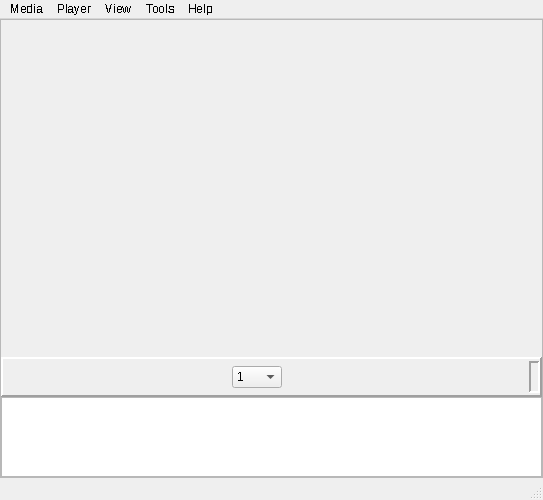
<?xml version="1.0" encoding="UTF-8"?>
<ui version="4.0">
 <class>MainWindow</class>
 <widget class="QMainWindow" name="MainWindow">
  <property name="geometry">
   <rect>
    <x>0</x>
    <y>0</y>
    <width>543</width>
    <height>500</height>
   </rect>
  </property>
  <property name="sizePolicy">
   <sizepolicy hsizetype="Expanding" vsizetype="Fixed">
    <horstretch>0</horstretch>
    <verstretch>0</verstretch>
   </sizepolicy>
  </property>
  <property name="minimumSize">
   <size>
    <width>0</width>
    <height>0</height>
   </size>
  </property>
  <property name="font">
   <font>
    <stylestrategy>NoAntialias</stylestrategy>
   </font>
  </property>
  <property name="contextMenuPolicy">
   <enum>Qt::DefaultContextMenu</enum>
  </property>
  <property name="windowTitle">
   <string>KTV-Recorder</string>
  </property>
  <property name="windowIcon">
   <iconset resource="../vlc-record.qrc">
    <normaloff>:/app/kartina</normaloff>:/app/kartina</iconset>
  </property>
  <property name="layoutDirection">
   <enum>Qt::LeftToRight</enum>
  </property>
  <property name="locale">
   <locale language="English" country="UnitedStates"/>
  </property>
  <property name="dockNestingEnabled">
   <bool>false</bool>
  </property>
  <widget class="QWidget" name="centralWidget">
   <property name="contextMenuPolicy">
    <enum>Qt::DefaultContextMenu</enum>
   </property>
   <property name="locale">
    <locale language="English" country="UnitedStates"/>
   </property>
   <layout class="QVBoxLayout" name="vMainLayout">
    <property name="spacing">
     <number>0</number>
    </property>
    <property name="margin">
     <number>0</number>
    </property>
    <item>
     <widget class="QFrame" name="masterFrame">
      <property name="frameShape">
       <enum>QFrame::StyledPanel</enum>
      </property>
      <property name="frameShadow">
       <enum>QFrame::Raised</enum>
      </property>
      <layout class="QVBoxLayout" name="verticalLayout">
       <property name="spacing">
        <number>0</number>
       </property>
       <property name="margin">
        <number>0</number>
       </property>
       <item>
        <widget class="CPlayer" name="player" native="true">
         <property name="sizePolicy">
          <sizepolicy hsizetype="Expanding" vsizetype="Expanding">
           <horstretch>0</horstretch>
           <verstretch>0</verstretch>
          </sizepolicy>
         </property>
         <property name="maximumSize">
          <size>
           <width>16777215</width>
           <height>16777215</height>
          </size>
         </property>
         <property name="locale">
          <locale language="English" country="UnitedStates"/>
         </property>
        </widget>
       </item>
       <item>
        <widget class="QFrame" name="frameTimerInfo">
         <property name="sizePolicy">
          <sizepolicy hsizetype="Expanding" vsizetype="Fixed">
           <horstretch>0</horstretch>
           <verstretch>0</verstretch>
          </sizepolicy>
         </property>
         <property name="minimumSize">
          <size>
           <width>0</width>
           <height>40</height>
          </size>
         </property>
         <property name="maximumSize">
          <size>
           <width>16777215</width>
           <height>40</height>
          </size>
         </property>
         <property name="styleSheet">
          <string notr="true">QFrame#frameTimerInfo { 
background-color: qlineargradient(spread:pad, x1:0, y1:0, x2:0, y2:1, stop:0 #ccc, stop:0.7 #555, stop:1 #bbb);
border-left: 1px solid #eee;
border-right: 1px solid #666;
border-bottom: 1px solid #666;
border-top: 0px;
};</string>
         </property>
         <property name="locale">
          <locale language="English" country="UnitedStates"/>
         </property>
         <property name="frameShape">
          <enum>QFrame::Panel</enum>
         </property>
         <property name="frameShadow">
          <enum>QFrame::Raised</enum>
         </property>
         <property name="lineWidth">
          <number>2</number>
         </property>
         <layout class="QHBoxLayout" name="horizontalLayout">
          <property name="margin">
           <number>0</number>
          </property>
          <item>
           <spacer name="horizontalSpacer_3">
            <property name="orientation">
             <enum>Qt::Horizontal</enum>
            </property>
            <property name="sizeType">
             <enum>QSizePolicy::Fixed</enum>
            </property>
            <property name="sizeHint" stdset="0">
             <size>
              <width>19</width>
              <height>20</height>
             </size>
            </property>
           </spacer>
          </item>
          <item>
           <widget class="QPushButton" name="pushLive">
            <property name="maximumSize">
             <size>
              <width>34</width>
              <height>34</height>
             </size>
            </property>
            <property name="toolTip">
             <string>Show Live!</string>
            </property>
            <property name="text">
             <string/>
            </property>
            <property name="icon">
             <iconset resource="../vlc-record.qrc">
              <normaloff>:/app/live</normaloff>:/app/live</iconset>
            </property>
            <property name="iconSize">
             <size>
              <width>32</width>
              <height>32</height>
             </size>
            </property>
            <property name="flat">
             <bool>true</bool>
            </property>
           </widget>
          </item>
          <item>
           <widget class="QPushButton" name="pushPlay">
            <property name="minimumSize">
             <size>
              <width>0</width>
              <height>32</height>
             </size>
            </property>
            <property name="maximumSize">
             <size>
              <width>32</width>
              <height>32</height>
             </size>
            </property>
            <property name="toolTip">
             <string>Play selected Channel</string>
            </property>
            <property name="text">
             <string/>
            </property>
            <property name="icon">
             <iconset resource="../vlc-record.qrc">
              <normaloff>:/app/play</normaloff>:/app/play</iconset>
            </property>
            <property name="iconSize">
             <size>
              <width>32</width>
              <height>32</height>
             </size>
            </property>
            <property name="autoDefault">
             <bool>false</bool>
            </property>
            <property name="flat">
             <bool>true</bool>
            </property>
           </widget>
          </item>
          <item>
           <widget class="QPushButton" name="pushRecord">
            <property name="minimumSize">
             <size>
              <width>0</width>
              <height>32</height>
             </size>
            </property>
            <property name="maximumSize">
             <size>
              <width>32</width>
              <height>32</height>
             </size>
            </property>
            <property name="toolTip">
             <string>Record selected Channel</string>
            </property>
            <property name="text">
             <string/>
            </property>
            <property name="icon">
             <iconset resource="../vlc-record.qrc">
              <normaloff>:/app/record</normaloff>:/app/record</iconset>
            </property>
            <property name="iconSize">
             <size>
              <width>32</width>
              <height>32</height>
             </size>
            </property>
            <property name="autoDefault">
             <bool>false</bool>
            </property>
            <property name="flat">
             <bool>true</bool>
            </property>
           </widget>
          </item>
          <item>
           <widget class="QPushButton" name="pushStop">
            <property name="enabled">
             <bool>false</bool>
            </property>
            <property name="minimumSize">
             <size>
              <width>0</width>
              <height>32</height>
             </size>
            </property>
            <property name="maximumSize">
             <size>
              <width>32</width>
              <height>32</height>
             </size>
            </property>
            <property name="toolTip">
             <string>Stop</string>
            </property>
            <property name="text">
             <string/>
            </property>
            <property name="icon">
             <iconset resource="../vlc-record.qrc">
              <normaloff>:/app/stop</normaloff>:/app/stop</iconset>
            </property>
            <property name="iconSize">
             <size>
              <width>32</width>
              <height>32</height>
             </size>
            </property>
            <property name="autoDefault">
             <bool>false</bool>
            </property>
            <property name="flat">
             <bool>true</bool>
            </property>
           </widget>
          </item>
          <item>
           <spacer name="horizontalSpacer_2">
            <property name="orientation">
             <enum>Qt::Horizontal</enum>
            </property>
            <property name="sizeType">
             <enum>QSizePolicy::Fixed</enum>
            </property>
            <property name="sizeHint" stdset="0">
             <size>
              <width>18</width>
              <height>20</height>
             </size>
            </property>
           </spacer>
          </item>
          <item>
           <widget class="QPushButton" name="pushBwd">
            <property name="enabled">
             <bool>false</bool>
            </property>
            <property name="minimumSize">
             <size>
              <width>0</width>
              <height>32</height>
             </size>
            </property>
            <property name="maximumSize">
             <size>
              <width>32</width>
              <height>32</height>
             </size>
            </property>
            <property name="toolTip">
             <string>Jump Backward</string>
            </property>
            <property name="text">
             <string/>
            </property>
            <property name="icon">
             <iconset resource="../vlc-record.qrc">
              <normaloff>:/app/bwd</normaloff>:/app/bwd</iconset>
            </property>
            <property name="iconSize">
             <size>
              <width>32</width>
              <height>32</height>
             </size>
            </property>
            <property name="flat">
             <bool>true</bool>
            </property>
           </widget>
          </item>
          <item>
           <widget class="QComboBox" name="cbxTimeJumpVal">
            <property name="minimumSize">
             <size>
              <width>50</width>
              <height>0</height>
             </size>
            </property>
            <property name="toolTip">
             <string>Time Jump Value in minutes</string>
            </property>
            <item>
             <property name="text">
              <string>1</string>
             </property>
            </item>
            <item>
             <property name="text">
              <string>2</string>
             </property>
            </item>
            <item>
             <property name="text">
              <string>3</string>
             </property>
            </item>
            <item>
             <property name="text">
              <string>4</string>
             </property>
            </item>
            <item>
             <property name="text">
              <string>5</string>
             </property>
            </item>
            <item>
             <property name="text">
              <string>10</string>
             </property>
            </item>
           </widget>
          </item>
          <item>
           <widget class="QPushButton" name="pushFwd">
            <property name="enabled">
             <bool>false</bool>
            </property>
            <property name="minimumSize">
             <size>
              <width>0</width>
              <height>32</height>
             </size>
            </property>
            <property name="maximumSize">
             <size>
              <width>32</width>
              <height>32</height>
             </size>
            </property>
            <property name="toolTip">
             <string>Jump Forward</string>
            </property>
            <property name="text">
             <string/>
            </property>
            <property name="icon">
             <iconset resource="../vlc-record.qrc">
              <normaloff>:/app/fwd</normaloff>:/app/fwd</iconset>
            </property>
            <property name="iconSize">
             <size>
              <width>32</width>
              <height>32</height>
             </size>
            </property>
            <property name="flat">
             <bool>true</bool>
            </property>
           </widget>
          </item>
          <item>
           <spacer name="horizontalSpacer">
            <property name="orientation">
             <enum>Qt::Horizontal</enum>
            </property>
            <property name="sizeHint" stdset="0">
             <size>
              <width>19</width>
              <height>20</height>
             </size>
            </property>
           </spacer>
          </item>
          <item>
           <widget class="CLCDDisplay" name="labState">
            <property name="sizePolicy">
             <sizepolicy hsizetype="Preferred" vsizetype="Fixed">
              <horstretch>0</horstretch>
              <verstretch>0</verstretch>
             </sizepolicy>
            </property>
            <property name="minimumSize">
             <size>
              <width>0</width>
              <height>32</height>
             </size>
            </property>
            <property name="frameShape">
             <enum>QFrame::Panel</enum>
            </property>
            <property name="frameShadow">
             <enum>QFrame::Sunken</enum>
            </property>
            <property name="lineWidth">
             <number>2</number>
            </property>
            <property name="text">
             <string/>
            </property>
            <property name="pixmap">
             <pixmap resource="../lcd.qrc">:/lcd/blank</pixmap>
            </property>
            <property name="alignment">
             <set>Qt::AlignRight|Qt::AlignTrailing|Qt::AlignVCenter</set>
            </property>
           </widget>
          </item>
         </layout>
        </widget>
       </item>
       <item>
        <widget class="CEpgBrowser" name="textEpgShort">
         <property name="sizePolicy">
          <sizepolicy hsizetype="Expanding" vsizetype="Expanding">
           <horstretch>0</horstretch>
           <verstretch>0</verstretch>
          </sizepolicy>
         </property>
         <property name="maximumSize">
          <size>
           <width>16777215</width>
           <height>80</height>
          </size>
         </property>
         <property name="whatsThis">
          <string>Short EPG</string>
         </property>
        </widget>
       </item>
      </layout>
     </widget>
    </item>
   </layout>
  </widget>
  <widget class="QMenuBar" name="menuBar">
   <property name="geometry">
    <rect>
     <x>0</x>
     <y>0</y>
     <width>543</width>
     <height>20</height>
    </rect>
   </property>
   <widget class="QMenu" name="menuFile">
    <property name="title">
     <string>Media</string>
    </property>
    <widget class="QMenu" name="menuChannels">
     <property name="title">
      <string>Channels</string>
     </property>
    </widget>
    <addaction name="actionChannelsEPG"/>
    <addaction name="menuChannels"/>
    <addaction name="separator"/>
    <addaction name="actionExit"/>
   </widget>
   <widget class="QMenu" name="menuHelp">
    <property name="title">
     <string>Help</string>
    </property>
    <addaction name="actionGuid"/>
    <addaction name="actionAbout"/>
   </widget>
   <widget class="QMenu" name="menuTools">
    <property name="title">
     <string>Tools</string>
    </property>
    <addaction name="actionSettings"/>
    <addaction name="actionTime_Record"/>
    <addaction name="actionParental_Control"/>
    <addaction name="separator"/>
    <addaction name="actionClear_Recent_Channel_List"/>
   </widget>
   <widget class="QMenu" name="menuPlayer">
    <property name="title">
     <string>Player</string>
    </property>
    <widget class="QMenu" name="menuAspect">
     <property name="title">
      <string>Aspect</string>
     </property>
    </widget>
    <widget class="QMenu" name="menuCrop">
     <property name="title">
      <string>Crop</string>
     </property>
    </widget>
    <addaction name="actionShow_Live"/>
    <addaction name="actionPlay"/>
    <addaction name="actionRecord"/>
    <addaction name="actionStop"/>
    <addaction name="actionJumpBackward"/>
    <addaction name="actionJumpForward"/>
    <addaction name="separator"/>
    <addaction name="menuAspect"/>
    <addaction name="menuCrop"/>
    <addaction name="separator"/>
    <addaction name="actionOne_Click_Play"/>
   </widget>
   <widget class="QMenu" name="menuView">
    <property name="title">
     <string>View</string>
    </property>
    <addaction name="actionShow_Upper_Tools_Panel"/>
    <addaction name="actionShow_Lower_Tools_Panel"/>
    <addaction name="actionShow_Channel_Information"/>
    <addaction name="actionAlways_On_Top"/>
    <addaction name="actionShow_Status_Bar"/>
   </widget>
   <addaction name="menuFile"/>
   <addaction name="menuPlayer"/>
   <addaction name="menuView"/>
   <addaction name="menuTools"/>
   <addaction name="menuHelp"/>
  </widget>
  <widget class="QStatusBar" name="statusBar"/>
  <action name="actionSettings">
   <property name="icon">
    <iconset resource="../vlc-record.qrc">
     <normaloff>:/app/settings</normaloff>:/app/settings</iconset>
   </property>
   <property name="text">
    <string>Settings</string>
   </property>
   <property name="shortcut">
    <string>Alt+O</string>
   </property>
   <property name="shortcutContext">
    <enum>Qt::WidgetShortcut</enum>
   </property>
  </action>
  <action name="actionChannelsEPG">
   <property name="text">
    <string>Channels, EPG and VOD</string>
   </property>
   <property name="shortcut">
    <string>Alt+K</string>
   </property>
   <property name="shortcutContext">
    <enum>Qt::WidgetShortcut</enum>
   </property>
  </action>
  <action name="actionGuid">
   <property name="icon">
    <iconset resource="../vlc-record.qrc">
     <normaloff>:/app/help</normaloff>:/app/help</iconset>
   </property>
   <property name="text">
    <string>Guide</string>
   </property>
   <property name="shortcut">
    <string>F1</string>
   </property>
   <property name="shortcutContext">
    <enum>Qt::WidgetShortcut</enum>
   </property>
  </action>
  <action name="actionAbout">
   <property name="icon">
    <iconset resource="../vlc-record.qrc">
     <normaloff>:/app/info</normaloff>:/app/info</iconset>
   </property>
   <property name="text">
    <string>About</string>
   </property>
   <property name="shortcut">
    <string>Alt+I</string>
   </property>
   <property name="shortcutContext">
    <enum>Qt::WidgetShortcut</enum>
   </property>
  </action>
  <action name="actionExit">
   <property name="text">
    <string>Exit</string>
   </property>
   <property name="shortcut">
    <string>Alt+Q</string>
   </property>
   <property name="shortcutContext">
    <enum>Qt::WidgetShortcut</enum>
   </property>
  </action>
  <action name="actionPlay">
   <property name="checkable">
    <bool>false</bool>
   </property>
   <property name="icon">
    <iconset resource="../vlc-record.qrc">
     <normaloff>:/app/play</normaloff>:/app/play</iconset>
   </property>
   <property name="text">
    <string>Play selected Channel</string>
   </property>
  </action>
  <action name="actionRecord">
   <property name="icon">
    <iconset resource="../vlc-record.qrc">
     <normaloff>:/app/record</normaloff>:/app/record</iconset>
   </property>
   <property name="text">
    <string>Record selected Channel</string>
   </property>
  </action>
  <action name="actionStop">
   <property name="icon">
    <iconset resource="../vlc-record.qrc">
     <normaloff>:/app/stop</normaloff>:/app/stop</iconset>
   </property>
   <property name="text">
    <string>Stop</string>
   </property>
  </action>
  <action name="actionJumpBackward">
   <property name="icon">
    <iconset resource="../vlc-record.qrc">
     <normaloff>:/app/bwd</normaloff>:/app/bwd</iconset>
   </property>
   <property name="text">
    <string>Jump Backward</string>
   </property>
  </action>
  <action name="actionJumpForward">
   <property name="icon">
    <iconset resource="../vlc-record.qrc">
     <normaloff>:/app/fwd</normaloff>:/app/fwd</iconset>
   </property>
   <property name="text">
    <string>Jump Forward</string>
   </property>
  </action>
  <action name="actionTime_Record">
   <property name="icon">
    <iconset resource="../vlc-record.qrc">
     <normaloff>:/app/timerrec</normaloff>:/app/timerrec</iconset>
   </property>
   <property name="text">
    <string>Time Record</string>
   </property>
   <property name="shortcut">
    <string>Alt+T</string>
   </property>
   <property name="shortcutContext">
    <enum>Qt::WidgetShortcut</enum>
   </property>
  </action>
  <action name="actionShow_Upper_Tools_Panel">
   <property name="checkable">
    <bool>true</bool>
   </property>
   <property name="checked">
    <bool>false</bool>
   </property>
   <property name="text">
    <string>Show Upper Tools-Panel</string>
   </property>
  </action>
  <action name="actionShow_Channel_Information">
   <property name="checkable">
    <bool>true</bool>
   </property>
   <property name="checked">
    <bool>false</bool>
   </property>
   <property name="text">
    <string>Show Channel Information</string>
   </property>
  </action>
  <action name="actionShow_Lower_Tools_Panel">
   <property name="checkable">
    <bool>true</bool>
   </property>
   <property name="checked">
    <bool>true</bool>
   </property>
   <property name="text">
    <string>Show Lower Tools-Panel</string>
   </property>
  </action>
  <action name="actionAlways_On_Top">
   <property name="checkable">
    <bool>true</bool>
   </property>
   <property name="text">
    <string>Always On Top</string>
   </property>
  </action>
  <action name="actionOne_Click_Play">
   <property name="checkable">
    <bool>true</bool>
   </property>
   <property name="checked">
    <bool>true</bool>
   </property>
   <property name="text">
    <string>One Click Play</string>
   </property>
  </action>
  <action name="actionClear_Recent_Channel_List">
   <property name="text">
    <string>Clear Recent Channel List</string>
   </property>
  </action>
  <action name="actionShow_Status_Bar">
   <property name="checkable">
    <bool>true</bool>
   </property>
   <property name="checked">
    <bool>true</bool>
   </property>
   <property name="text">
    <string>Show Status Bar</string>
   </property>
  </action>
  <action name="actionShow_Live">
   <property name="icon">
    <iconset resource="../vlc-record.qrc">
     <normaloff>:/app/live</normaloff>:/app/live</iconset>
   </property>
   <property name="text">
    <string>Show Live!</string>
   </property>
  </action>
  <action name="actionParental_Control">
   <property name="icon">
    <iconset resource="../vlc-record.qrc">
     <normaloff>:/access/locked</normaloff>:/access/locked</iconset>
   </property>
   <property name="text">
    <string>Parental Control</string>
   </property>
   <property name="shortcut">
    <string>Alt+E</string>
   </property>
   <property name="shortcutContext">
    <enum>Qt::WidgetShortcut</enum>
   </property>
  </action>
 </widget>
 <layoutdefault spacing="6" margin="11"/>
 <customwidgets>
  <customwidget>
   <class>CEpgBrowser</class>
   <extends>QTextBrowser</extends>
   <header>cepgbrowser.h</header>
  </customwidget>
  <customwidget>
   <class>CLCDDisplay</class>
   <extends>QLabel</extends>
   <header>clcddisplay.h</header>
  </customwidget>
  <customwidget>
   <class>CPlayer</class>
   <extends>QWidget</extends>
   <header>cplayer.h</header>
   <container>1</container>
  </customwidget>
 </customwidgets>
 <resources>
  <include location="../lcd.qrc"/>
  <include location="../vlc-record.qrc"/>
 </resources>
 <connections/>
</ui>
